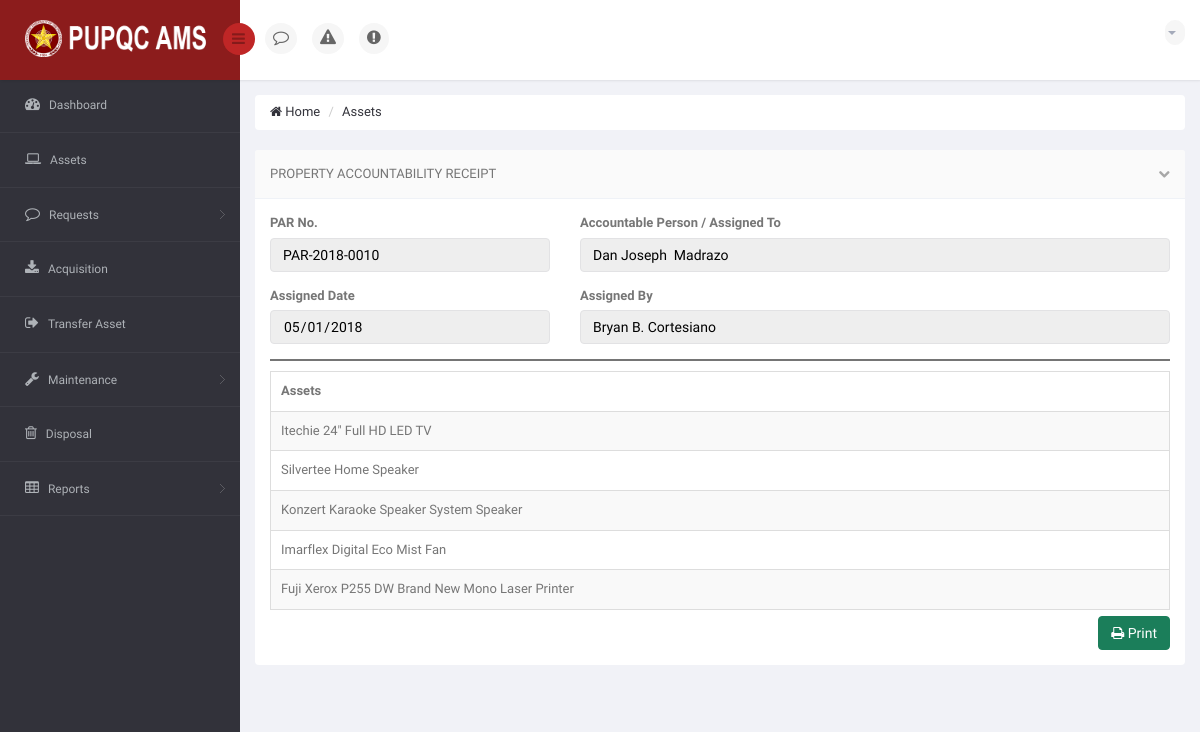
The page /DIR/PropertyOfficer/POPAR.php (signed in) on the database its author committed.
### tables this page shows
CREATE TABLE `ams_t_par_sub` (
  `PARS_ID` int(11) NOT NULL,
  `PARS_CANCEL` int(11) NOT NULL DEFAULT '0',
  `PARS_CANCEL_DATE` date DEFAULT NULL,
  `PARS_CANCEL_BY` varchar(120) DEFAULT NULL,
  `A_ID` int(11) NOT NULL,
  `PAR_ID` int(11) NOT NULL,
  `EP_ID` int(11) NOT NULL
);

CREATE TABLE `ams_t_par` (
  `PAR_ID` int(11) NOT NULL,
  `PAR_NO` varchar(15) NOT NULL,
  `PAR_DATE` date NOT NULL,
  `PAR_ISSUED_BY` varchar(120) NOT NULL,
  `PAR_DU_VIEW` int(11) NOT NULL DEFAULT '0',
  `PAR_DU_CLICKED` int(11) NOT NULL DEFAULT '0'
);

CREATE TABLE `ams_r_employee_profile` (
  `EP_ID` int(11) NOT NULL,
  `EP_FNAME` varchar(50) NOT NULL,
  `EP_MNAME` varchar(35) DEFAULT NULL,
  `EP_LNAME` varchar(35) NOT NULL,
  `EP_GENDER` varchar(10) NOT NULL,
  `EP_MOBILE` char(11) DEFAULT NULL,
  `EP_EMAIL` varchar(75) NOT NULL,
  `EP_TYPE` varchar(50) NOT NULL,
  `EP_STATUS` varchar(10) NOT NULL DEFAULT 'Active',
  `EP_PICTURE` varchar(200) NOT NULL DEFAULT '	images/EmployePictures/default.png	',
  `O_ID` int(11) DEFAULT NULL
);

CREATE TABLE `ams_r_asset` (
  `A_ID` int(11) NOT NULL,
  `A_DESCRIPTION` varchar(250) NOT NULL,
  `A_DATE` date NOT NULL,
  `A_STATUS` varchar(25) NOT NULL DEFAULT 'Serviceable',
  `A_ACQUISITION_TYPE` varchar(25) NOT NULL,
  `A_AVAILABILITY` varchar(25) NOT NULL DEFAULT 'Available',
  `A_DISPOSAL_STATUS` int(11) NOT NULL DEFAULT '0',
  `AL_ID` int(11) DEFAULT NULL,
  `C_ID` int(11) DEFAULT NULL,
  `URS_ID` int(11) DEFAULT NULL,
  `PPMP_ID` int(11) DEFAULT NULL
);

### DIR/PropertyOfficer/POPAR.php (the view, shortened to what this page needs)
<!DOCTYPE html>
<html lang="en">
<head>
    <link href="../../bs3/css/bootstrap.min.css" rel="stylesheet">
    <link href="../../css/bootstrap-reset.css" rel="stylesheet">
    <link href="../../font-awesome/css/font-awesome.css" rel="stylesheet" />
    <link href="../../js/advanced-datatable/css/demo_page.css" rel="stylesheet" />
    <link href="../../js/advanced-datatable/css/demo_table.css" rel="stylesheet" />
    <link rel="stylesheet" href="../../js/data-tables/DT_bootstrap.css" />
    <link href="../../css/style.css" rel="stylesheet">
    <link href="../../css/style-responsive.css" rel="stylesheet" />
    <link href="../../js/iCheck/skins/minimal/minimal.css" rel="stylesheet">
    <link href="../../js/iCheck/skins/minimal/red.css" rel="stylesheet">
    <link href="../../js/iCheck/skins/minimal/green.css" rel="stylesheet">
    <link href="../../js/iCheck/skins/minimal/blue.css" rel="stylesheet">
    <link href="../../js/iCheck/skins/minimal/yellow.css" rel="stylesheet">
    <link href="../../js/iCheck/skins/minimal/purple.css" rel="stylesheet">
    <link href="../../js/iCheck/skins/square/square.css" rel="stylesheet">
    <link href="../../js/iCheck/skins/square/red.css" rel="stylesheet">
    <link href="../../js/iCheck/skins/square/green.css" rel="stylesheet">
    <link href="../../js/iCheck/skins/square/blue.css" rel="stylesheet">
    <link href="../../js/iCheck/skins/square/yellow.css" rel="stylesheet">
    <link href="../../js/iCheck/skins/square/purple.css" rel="stylesheet">
    <link href="../../js/iCheck/skins/flat/grey.css" rel="stylesheet">
    <link href="../../js/iCheck/skins/flat/red.css" rel="stylesheet">
    <link href="../../js/iCheck/skins/flat/green.css" rel="stylesheet">
    <link href="../../js/iCheck/skins/flat/blue.css" rel="stylesheet">
    <link href="../../js/iCheck/skins/flat/yellow.css" rel="stylesheet">
    <link href="../../js/iCheck/skins/flat/purple.css" rel="stylesheet">
    <link rel="stylesheet" type="text/css" href="../../js/select2/select2.css" />
    <link rel="stylesheet" type="text/css" href="../../js/bootstrap-daterangepicker/daterangepicker-bs3.css" />
    <link rel="stylesheet" type="text/css" href="../../js/bootstrap-datetimepicker/css/datetimepicker.css" />
    <link rel="stylesheet" type="text/css" href="../../js/bootstrap-datepicker/css/datepicker.css" />
    <link href="../../js/plugins/sweetalert/sweetalert.css" type="text/css" rel="stylesheet" media="screen,projection">
</head>
<body>
<section id="container" >
<header class="header fixed-top clearfix">
<div class="brand">
    <a href="PODashboard.php" class="logo">
        <img src="../../images/pupqcnew.png" style="width: 193px; height: 37px;" alt="">
    </a>
    <div class="sidebar-toggle-box">
        <div class="fa fa-bars"></div>
    </div>
</div>
<div class="nav notify-row" id="top_menu">
    <ul class="nav top-menu">
        <li id="header_notification_bar" class="dropdown">
            <a data-toggle="dropdown" class="dropdown-toggle dt" href="#">
                <i class="fa fa-comment-o"></i>
            </a>
        </li>
        <li id="header_notification_bar" class="dropdown">
            <a data-toggle="dropdown" class="dropdown-toggle dt2" href="#">
                <i class="fa fa-warning"></i>
            </a>
        </li>
        <?php include 'UrgentNotifUI.php'; ?>
        <li id="" class="">
            <a style="background-color: white;">
            </a>
        </li>
    </ul>
</div>
<div class="top-nav clearfix">
    <ul class="nav pull-right top-menu">
        <li class="dropdown">
            <a data-toggle="dropdown" class="dropdown-toggle" href="#">
                <?php
                    include('../Connection/db.php');
                  ?>
                <b class="caret"></b>
            </a>
        </li>
    </ul>
</div>
</header>
<aside>
    <div id="sidebar" class="nav-collapse">
        <div class="leftside-navigation">
    <ul class="sidebar-menu" id="nav-accordion">
        <li>
            <a href="PODashboard.php">
                <i class="fa fa-dashboard"></i>
                <span>Dashboard</span>
            </a>
        </li>
        <li>
            <a href="POAsset.php">
                <i class="fa fa-laptop"></i>
                <span>Assets</span>
            </a>
        </li>
        <li class="sub-menu">
            <a href="javascript:;">
                <i class="fa fa-comment-o"></i>
                <span>Requests</span>
            </a>
        </li>
        <li>
            <a href="POAcquisition.php">
                <i class="fa fa-download"></i>
                <span>Acquisition</span>
            </a>
        </li>
        <li>
            <a href="POTransferAsset.php">
                <i class="fa fa-sign-out"></i>
                <span>Transfer Asset</span>
            </a>
        </li>
        <li class="sub-menu">
            <a href="javascript:;">
                <i class="fa fa-wrench"></i>
                <span>Maintenance</span>
            </a>
        </li>
        <li>
            <a href="PODisposal.php">
                <i class="fa fa-trash-o"></i>
                <span>Disposal</span>
            </a>
        </li>
        <li class="sub-menu">
            <a href="javascript:;">
                <i class="fa fa fa-table"></i>
                <span>Reports</span>
            </a>
        </li>
    </ul>
</div>
    </div>
</aside>
    <section id="main-content">
        <section class="wrapper">
            <div class="row">
                <div class="col-md-12">
                    <ul class="breadcrumb">
                        <li><a href="PODashboard.php"><i class="fa fa-home"></i> Home</a></li>
                        <li><a href="POAsset.php">Assets</a></li>
                    </ul>
                </div>
            </div>
            <div class="row">
                <div class="col-sm-12">
                    <section class="panel">
                        <header class="panel-heading">
                            Property Accountability Receipt
                            <span class="tools pull-right">
                                <a href="javascript:;" class="fa fa-chevron-down"></a>
                            </span>
                        </header>
                        <?php
                            $sql = "SELECT MAX(PAR_ID) AS AAA FROM `ams_t_par`";
                            $result = mysqli_query($connection, $sql) or die("Bad Query: $sql");
                            while($row = mysqli_fetch_assoc($result))
                            {
                                $maxparid = $row['AAA'];
                            }
                        ?>
                        <?php
                            $sql = "SELECT * FROM `ams_t_par` AS PAR INNER JOIN `ams_t_par_sub` AS PARS ON PARS.PAR_ID = PAR.PAR_ID INNER JOIN `ams_r_employee_profile` AS EP ON PARS.EP_ID = EP.EP_ID WHERE PAR.PAR_ID = $maxparid GROUP BY PAR.PAR_ID";
                            $result = mysqli_query($connection, $sql) or die("Bad Query: $sql");
                            while($row = mysqli_fetch_assoc($result))
                            {
                              $parno = $row['PAR_NO'];
                              $fname = $row['EP_FNAME'];
                              $mname = $row['EP_MNAME'];
                              $lname = $row['EP_LNAME'];
                              $wholename = $fname.' '.$mname.' '.$lname;
                              $pardate = $row['PAR_DATE'];
                              $parassignby = $row['PAR_ISSUED_BY'];
                        ?>
                        <div class="panel-body">
                            <div class="row group">
                                <div class="col-md-4">
                                    <div class="form-group">
                                        <label>PAR No.</label>
                                        <input type="hid" value="<?php echo $parno; ?>" class="form-control" style="color: black;" disabled  />
                                    </div>
                                </div>
                                <div class="col-md-8">
                                    <div class="form-group">
                                        <label>Accountable Person / Assigned To</label>
                                        <input type="text" value="<?php echo $wholename; ?>" class="form-control" style="color: black;" disabled  />
                                    </div>
                                </div>
                                <div class="col-md-4">
                                    <div class="form-group">
                                        <label>Assigned Date</label>
                                        <input type="Date" value="<?php echo $pardate; ?>" class="form-control" style="color: black;" disabled />
                                    </div>
                                </div>
                                <div class="col-md-8">
                                    <div class="form-group">
                                        <label>Assigned By</label>
                                        <input type="text" value="<?php echo $parassignby; ?>" class="form-control" style="color: black;" disabled />
                                    </div>
                                </div>
                        <?php
                            }
                        ?>
                                <div class="col-md-12">
                                    <div style="padding: 1px; margin-bottom: 10px; background-color: #757575;">
                                    </div>
                                </div>
                                <div class="col-md-12">
                                    <div class="adv-table">
                                        <table class="display table table-bordered table-striped">
                                            <thead>
                                                <tr>
                                                    <th>Assets</th>
                                                </tr>
                                            </thead>
                                            <tbody>
                                            <?php
                                                $sql1 = "SELECT * FROM `ams_t_par` AS PAR INNER JOIN `ams_t_par_sub` AS PARS ON PARS.PAR_ID = PAR.PAR_ID INNER JOIN `ams_r_employee_profile` AS EP ON PARS.EP_ID = EP.EP_ID INNER JOIN `ams_r_asset` AS A ON PARS.A_ID = A.A_ID WHERE PAR.PAR_ID = $maxparid";
                                                $result1 = mysqli_query($connection, $sql1) or die("Bad Query: $sql");
                                                while($row1 = mysqli_fetch_assoc($result1))
                                                {
                                                    $adesc = $row1['A_DESCRIPTION'];
                                            ?>
                                                <tr>
                                                    <td> <?php echo $adesc; ?> </td>
                                                </tr>
                                            <?php
                                                }
                                            ?>
                                            </tbody>
                                        </table>
                                    </div>
                                </div>
                            </div>
                            <span class="pull-right">
                                <button type="button" class="btn btn-success" onclick="printonly()"><i class="fa fa-print"></i> Print</button>
                            </span>
                        </div>
                    </section>
                </div>
            </div>
            <div class="row">
                <div class="col-sm-12">
                </div>
            </div>
        </section>
    </section>
</section>
</body>
</html>

### js/advanced-datatable/css/demo_table.css (style rules this page uses)
table.display { margin: 0 auto; clear: both; width: 100%; }
table.display thead th { padding: 3px 18px 3px 10px; border-bottom: 1px solid black; font-weight: bold; cursor: pointer; * cursor: hand; }
table.display td { padding: 3px 10px; }

### rows shown on the page
ams_t_par_sub: PAR_ID.PAR_NO "PAR-2018-0010", EP_ID.EP_LNAME "Dan Joseph Madrazo", PAR_ID.PAR_DATE "05/01/2018", PAR_ID.PAR_ISSUED_BY "Bryan B. Cortesiano", A_ID.A_DESCRIPTION "Itechie 24\" Full HD LED TV"
ams_t_par_sub: A_ID.A_DESCRIPTION "Silvertee Home Speaker"
ams_t_par_sub: A_ID.A_DESCRIPTION "Konzert Karaoke Speaker System Speaker"
ams_t_par_sub: A_ID.A_DESCRIPTION "Imarflex Digital Eco Mist Fan"
ams_t_par_sub: A_ID.A_DESCRIPTION "Fuji Xerox P255 DW Brand New Mono Laser Printer"
